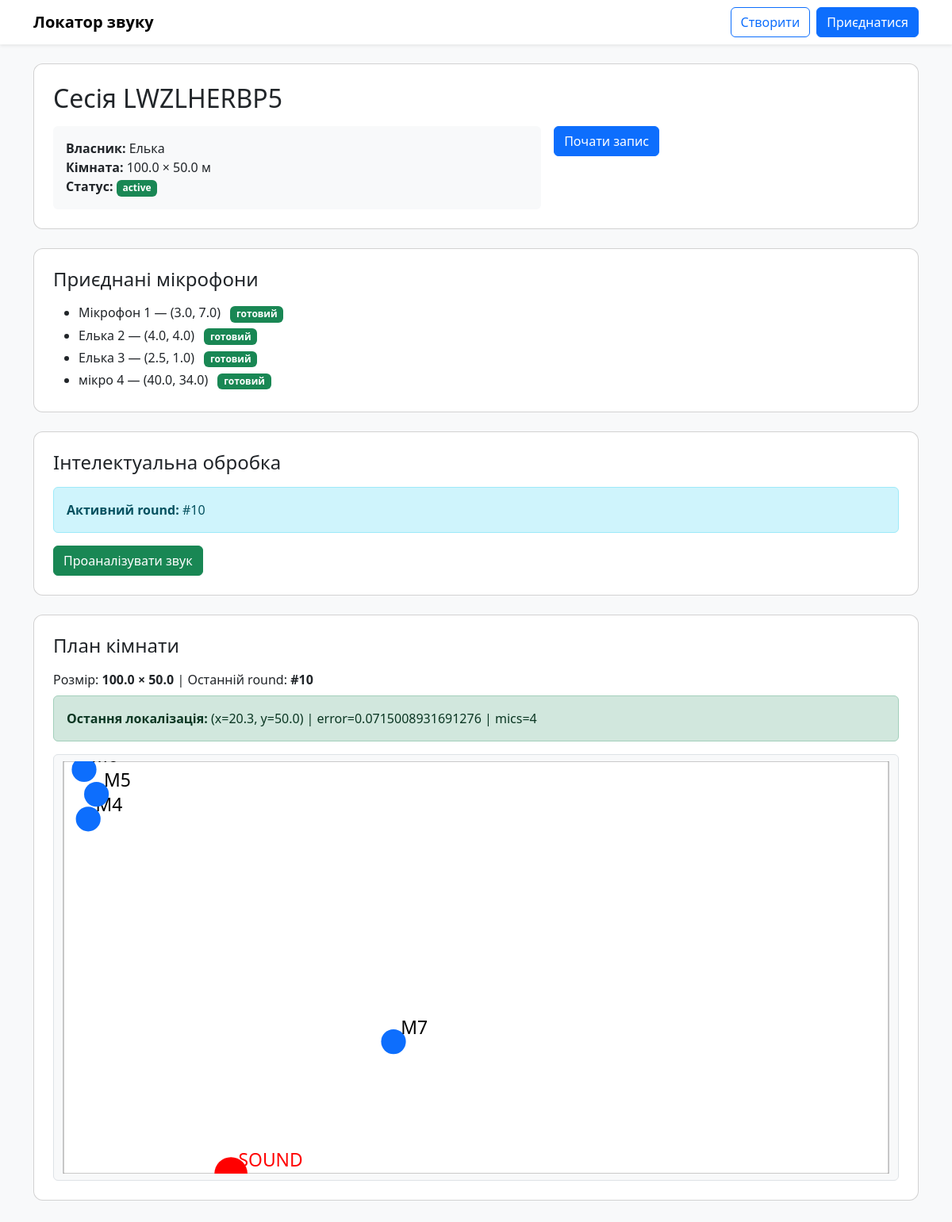
The page /session/LWZLHERBP5/ on the database its author committed.
### core/models.py (models this page shows, shortened)
class Session(models.Model):
    start_time = models.DateTimeField(auto_now_add=True)
    end_time = models.DateTimeField(null=True, blank=True)
    code = models.CharField(default=generate_code, max_length=10, unique=True)
    owner_name = models.CharField(max_length=100)
    width = models.FloatField()
    height = models.FloatField()
    is_active = models.BooleanField(default=True)

class Microphone(models.Model):
    session = models.ForeignKey(Session, on_delete=models.CASCADE, related_name='microphone_data')
    device_name = models.CharField(max_length=100)
    x_coordinate = models.FloatField()
    y_coordinate = models.FloatField()
    is_ready = models.BooleanField(default=False)
    connected_at = models.DateTimeField(auto_now_add=True)

class RecordingRound(models.Model):
    session = models.ForeignKey(Session, on_delete=models.CASCADE, related_name="rounds")
    created_at = models.DateTimeField(auto_now_add=True)
    is_active = models.BooleanField(default=True)

class LocalizationResult(models.Model):
    round = models.OneToOneField("RecordingRound", on_delete=models.CASCADE, related_name="result")
    method = models.CharField(max_length=50, default="grid_tdoa")
    estimated_x = models.FloatField(null=True, blank=True)
    estimated_y = models.FloatField(null=True, blank=True)
    error = models.FloatField(null=True, blank=True)
    created_at = models.DateTimeField(auto_now_add=True)
    num_mics = models.PositiveIntegerField(default=0)

### core/views.py (the view)
# urls.py: path('session/<str:code>/', views.session_detail, name='session_detail'),
def session_detail(request, code):
    session = get_object_or_404(Session, code=code)
    active_round = (
        RecordingRound.objects
        .filter(session=session, is_active=True)
        .order_by("-created_at")
        .first()
    )
    last_round = (
        RecordingRound.objects
        .filter(session=session)
        .order_by("-created_at")
        .first()
    )
    last_result = None
    if last_round:
        last_result = getattr(last_round, "result", None)
    mics = session.microphone_data.all().order_by("id")
    W = float(session.width)
    H = float(session.height)
    min_dim = max(1.0, min(W, H))  # щоб не ділило на 0
    mic_r = min_dim * 0.03        # 3% від min(W,H)
    sound_r = min_dim * 0.04      # 4%
    mic_r = max(0.12, min(mic_r, 2.0))
    sound_r = max(0.16, min(sound_r, 2.5))
    fs = min_dim * 0.06           # 6% від min(W,H)
    fs = max(0.25, min(fs, 2.2))
    dx = mic_r * 0.6
    dy = -mic_r * 0.6
    aspect = W / H if H else 1.0
    svg_height = 520
    if aspect > 3:
        svg_height = 360
    elif aspect < 1:
        svg_height = 600
    return render(request, "session_detail.html", {
        "session": session,
        "mics": mics,
        "active_round": active_round,
        "last_round": last_round,
        "last_result": last_result,
        "mic_r": mic_r,
        "sound_r": sound_r,
        "fs": fs,
        "dx": dx,
        "dy": dy,
        "svg_height": svg_height,
})

### templates/session_detail.html (shortened to what this page needs)
{% extends "base.html" %}
{% block content %}
<div class="card p-4 mb-4">
  <h2 class="mb-3">Сесія {{ session.code }}</h2>
  <div class="row g-3">
    <div class="col-md-7">
      <div class="p-3 bg-light rounded">
        <div><b>Власник:</b> {{ session.owner_name }}</div>
        <div><b>Кімната:</b> {{ session.width }} × {{ session.height }} м</div>
        <div>
          <b>Статус:</b>
          {% if session.is_active %}
            <span class="badge bg-success">active</span>
          {% else %}
            <span class="badge bg-secondary">inactive</span>
          {% endif %}
        </div>
      </div>
    </div>
    <div class="col-md-5 d-flex align-items-start">
      <form method="post" action="{% url 'start_recording' code=session.code %}">
        <button type="submit" class="btn btn-primary">
          Почати запис
        </button>
      </form>
    </div>
  </div>
</div>
<div class="card p-4 mb-4">
  <h4 class="mb-3">Приєднані мікрофони</h4>
  <ul class="mb-0">
    {% for mic in session.microphone_data.all %}
      <li class="mb-1">
        {{ mic.device_name }} — ({{ mic.x_coordinate }}, {{ mic.y_coordinate }})
        {% if mic.is_ready %}
          <span class="badge bg-success ms-2">готовий</span>
        {% else %}
          <span class="badge bg-warning text-dark ms-2">не готовий</span>
        {% endif %}
      </li>
    {% empty %}
      <li>Немає мікрофонів</li>
    {% endfor %}
  </ul>
</div>
<div class="card p-4 mb-4">
  <h4 class="mb-3">Інтелектуальна обробка</h4>
  {% if active_round %}
    <div class="alert alert-info mb-3">
      <b>Активний round:</b> #{{ active_round.id }}
    </div>
    <form method="post" action="{% url 'process_round' round_id=active_round.id %}">
      <button type="submit" class="btn btn-success">
        Проаналізувати звук
      </button>
    </form>
  {% else %}
    <div class="alert alert-warning mb-0">
      <b>Немає активного round.</b> Натисніть «Почати запис».
    </div>
  {% endif %}
</div>
<div class="card p-4 mb-4">
  <h4 class="mb-3">План кімнати</h4>
  <p class="mb-2">
    Розмір: <b>{{ session.width }} × {{ session.height }}</b>
    {% if last_round %} | Останній round: <b>#{{ last_round.id }}</b>{% endif %}
  </p>
  {% if last_result %}
    <div class="alert alert-success">
      <b>Остання локалізація:</b>
      (x={{ last_result.estimated_x }}, y={{ last_result.estimated_y }})
      | error={{ last_result.error }}
      | mics={{ last_result.num_mics }}
    </div>
  {% else %}
    <div class="alert alert-secondary">
      <i>Ще немає результату локалізації. Натисніть “Проаналізувати звук”.</i>
    </div>
  {% endif %}
  {% with W=session.width H=session.height %}
<div class="border rounded p-2 bg-light">
  <svg viewBox="0 0 {{ session.width }} {{ session.height }}"
     width="100%"
     height="{{ svg_height }}"
     preserveAspectRatio="xMidYMid meet"
     style="display:block;">
  <rect x="0" y="0"
        width="{{ session.width }}" height="{{ session.height }}"
        fill="white" stroke="#333" stroke-width="0.05"/>
  {% for mic in mics %}
    <circle cx="{{ mic.x_coordinate }}" cy="{{ mic.y_coordinate }}"
            r="{{ mic_r }}" fill="#0d6efd"/>
    <text x="{{ mic.x_coordinate }}" y="{{ mic.y_coordinate }}"
          font-size="{{ fs }}" dx="{{ dx }}" dy="{{ dy }}" fill="#000">
      M{{ mic.id }}
    </text>
  {% endfor %}
  {% if last_result %}
    <circle cx="{{ last_result.estimated_x }}" cy="{{ last_result.estimated_y }}"
            r="{{ sound_r }}" fill="red"/>
    <text x="{{ last_result.estimated_x }}" y="{{ last_result.estimated_y }}"
          font-size="{{ fs }}" dx="{{ dx }}" dy="{{ dy }}" fill="red">
      SOUND
    </text>
  {% endif %}
</svg>
</div>
{% endwith %}
{% endblock %}

### templates/base.html (style rules this page uses)
body { background-color: #f8f9fa; }
.card { border-radius: 12px; }

### rows shown on the page
Session: code "LWZLHERBP5", owner_name "Елька", width "100.0", height "50.0"
Microphone: device_name "Мікрофон 1", x_coordinate "3.0", y_coordinate "7.0", is_ready "готовий"
Microphone: device_name "Елька 2", x_coordinate "4.0", y_coordinate "4.0", is_ready "готовий"
Microphone: device_name "Елька 3", x_coordinate "2.5", y_coordinate "1.0", is_ready "готовий"
Microphone: device_name "мікро 4", x_coordinate "40.0", y_coordinate "34.0", is_ready "готовий"
RecordingRound: id "10"
LocalizationResult: estimated_x "20.3", estimated_y "50.0", error "0.0715008931691276", num_mics "4"
